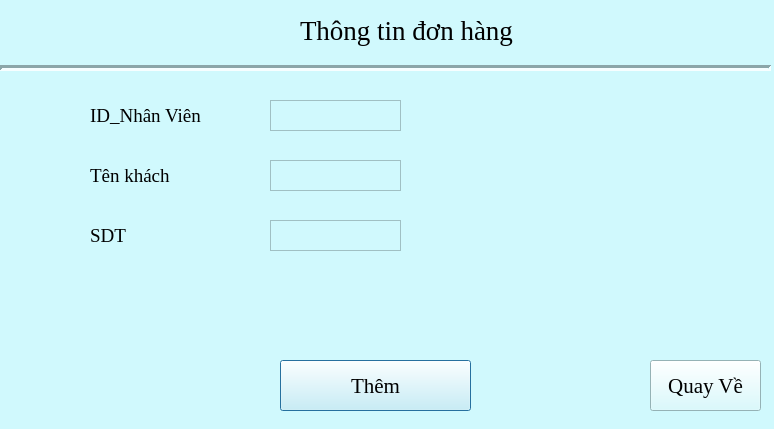
<?xml version="1.0" encoding="UTF-8"?>
<ui version="4.0">
 <class>Dialog</class>
 <widget class="QDialog" name="Dialog">
  <property name="geometry">
   <rect>
    <x>0</x>
    <y>0</y>
    <width>774</width>
    <height>429</height>
   </rect>
  </property>
  <property name="windowTitle">
   <string>Dialog</string>
  </property>
  <property name="styleSheet">
   <string notr="true">background-color: #D0F9FD;</string>
  </property>
  <widget class="QLabel" name="label">
   <property name="geometry">
    <rect>
     <x>300</x>
     <y>10</y>
     <width>381</width>
     <height>41</height>
    </rect>
   </property>
   <property name="font">
    <font>
     <family>Times New Roman</family>
     <pointsize>20</pointsize>
    </font>
   </property>
   <property name="text">
    <string>Thông tin đơn hàng</string>
   </property>
  </widget>
  <widget class="QLabel" name="Favicon">
   <property name="geometry">
    <rect>
     <x>40</x>
     <y>0</y>
     <width>71</width>
     <height>61</height>
    </rect>
   </property>
   <property name="text">
    <string/>
   </property>
  </widget>
  <widget class="Line" name="line">
   <property name="geometry">
    <rect>
     <x>0</x>
     <y>60</y>
     <width>771</width>
     <height>16</height>
    </rect>
   </property>
   <property name="lineWidth">
    <number>3</number>
   </property>
   <property name="orientation">
    <enum>Qt::Horizontal</enum>
   </property>
  </widget>
  <widget class="QPushButton" name="btnThemDonhang">
   <property name="geometry">
    <rect>
     <x>280</x>
     <y>360</y>
     <width>191</width>
     <height>51</height>
    </rect>
   </property>
   <property name="font">
    <font>
     <family>Times New Roman</family>
     <pointsize>16</pointsize>
    </font>
   </property>
   <property name="text">
    <string>Thêm</string>
   </property>
  </widget>
  <widget class="QPushButton" name="btnQuayVe">
   <property name="geometry">
    <rect>
     <x>650</x>
     <y>360</y>
     <width>111</width>
     <height>51</height>
    </rect>
   </property>
   <property name="font">
    <font>
     <family>Times New Roman</family>
     <pointsize>16</pointsize>
    </font>
   </property>
   <property name="text">
    <string>Quay Về</string>
   </property>
  </widget>
  <widget class="QLabel" name="iconTaiKhoan_4">
   <property name="geometry">
    <rect>
     <x>90</x>
     <y>100</y>
     <width>141</width>
     <height>31</height>
    </rect>
   </property>
   <property name="font">
    <font>
     <family>Times New Roman</family>
     <pointsize>14</pointsize>
    </font>
   </property>
   <property name="text">
    <string>ID_Nhân Viên</string>
   </property>
  </widget>
  <widget class="QTextEdit" name="txtIDnhanvien">
   <property name="geometry">
    <rect>
     <x>270</x>
     <y>100</y>
     <width>131</width>
     <height>31</height>
    </rect>
   </property>
  </widget>
  <widget class="QTextEdit" name="txtTenkhach">
   <property name="geometry">
    <rect>
     <x>270</x>
     <y>160</y>
     <width>131</width>
     <height>31</height>
    </rect>
   </property>
  </widget>
  <widget class="QLabel" name="label_3">
   <property name="geometry">
    <rect>
     <x>90</x>
     <y>160</y>
     <width>141</width>
     <height>31</height>
    </rect>
   </property>
   <property name="font">
    <font>
     <family>Times New Roman</family>
     <pointsize>14</pointsize>
    </font>
   </property>
   <property name="text">
    <string>Tên khách</string>
   </property>
  </widget>
  <widget class="QTextEdit" name="txtSDT">
   <property name="geometry">
    <rect>
     <x>270</x>
     <y>220</y>
     <width>131</width>
     <height>31</height>
    </rect>
   </property>
  </widget>
  <widget class="QLabel" name="label_2">
   <property name="geometry">
    <rect>
     <x>90</x>
     <y>220</y>
     <width>141</width>
     <height>31</height>
    </rect>
   </property>
   <property name="font">
    <font>
     <family>Times New Roman</family>
     <pointsize>14</pointsize>
    </font>
   </property>
   <property name="text">
    <string>SDT</string>
   </property>
  </widget>
 </widget>
 <resources/>
 <connections/>
</ui>
